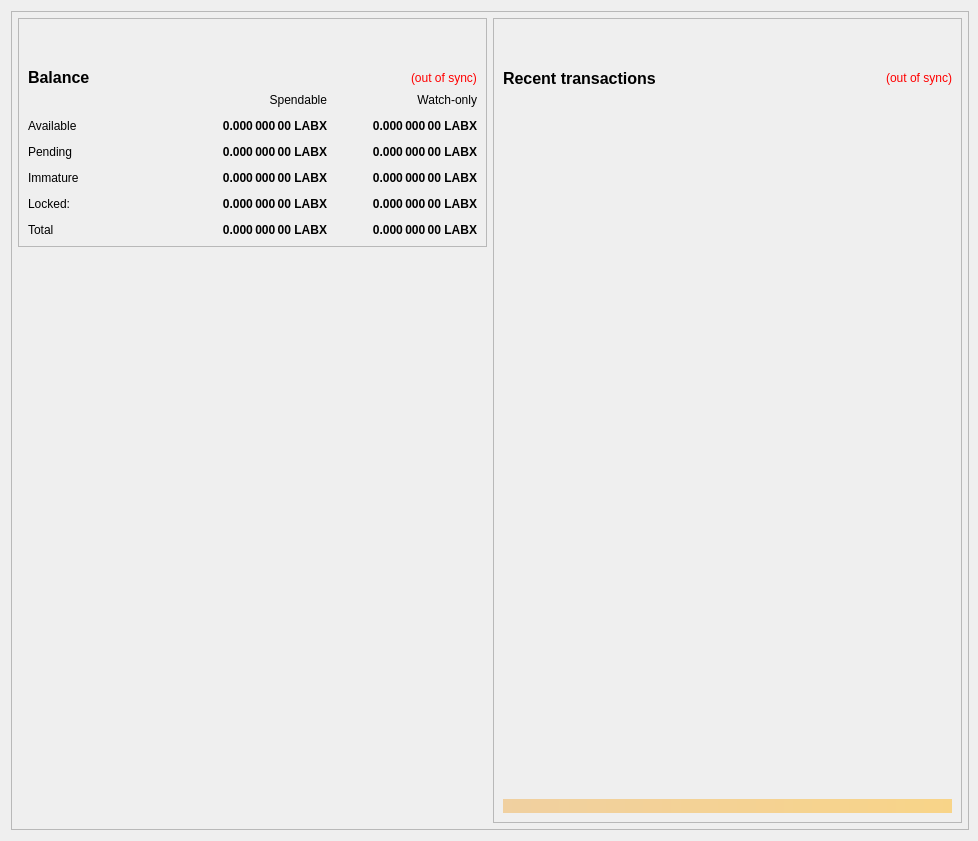
<?xml version="1.0" encoding="UTF-8"?>
<ui version="4.0">
 <class>OverviewPage</class>
 <widget class="QWidget" name="OverviewPage">
  <property name="geometry">
   <rect>
    <x>0</x>
    <y>0</y>
    <width>978</width>
    <height>841</height>
   </rect>
  </property>
  <property name="minimumSize">
   <size>
    <width>960</width>
    <height>682</height>
   </size>
  </property>
  <property name="font">
   <font>
    <weight>50</weight>
    <bold>false</bold>
   </font>
  </property>
  <property name="windowTitle">
   <string>Form</string>
  </property>
  <layout class="QVBoxLayout" name="topLayout" stretch="0">
   <property name="rightMargin">
    <number>9</number>
   </property>
   <item>
    <widget class="QFrame" name="frame_BG">
     <property name="minimumSize">
      <size>
       <width>850</width>
       <height>610</height>
      </size>
     </property>
     <property name="maximumSize">
      <size>
       <width>16777215</width>
       <height>16777215</height>
      </size>
     </property>
     <property name="frameShape">
      <enum>QFrame::StyledPanel</enum>
     </property>
     <property name="frameShadow">
      <enum>QFrame::Raised</enum>
     </property>
     <layout class="QVBoxLayout" name="verticalLayout_3" stretch="0">
      <property name="leftMargin">
       <number>0</number>
      </property>
      <property name="topMargin">
       <number>0</number>
      </property>
      <property name="rightMargin">
       <number>0</number>
      </property>
      <property name="bottomMargin">
       <number>6</number>
      </property>
      <item>
       <layout class="QVBoxLayout" name="verticalLayout_Master" stretch="0,1">
        <property name="leftMargin">
         <number>0</number>
        </property>
        <property name="topMargin">
         <number>0</number>
        </property>
        <property name="rightMargin">
         <number>0</number>
        </property>
        <property name="bottomMargin">
         <number>0</number>
        </property>
        <item>
         <widget class="QFrame" name="frame_Header">
          <layout class="QVBoxLayout" name="verticalLayout_Header">
           <property name="leftMargin">
            <number>0</number>
           </property>
           <property name="topMargin">
            <number>0</number>
           </property>
           <property name="rightMargin">
            <number>0</number>
           </property>
           <property name="bottomMargin">
            <number>0</number>
           </property>
          </layout>
         </widget>
        </item>
        <item>
         <widget class="QFrame" name="frame_Content">
          <layout class="QVBoxLayout" name="verticalLayout_Content">
           <property name="leftMargin">
            <number>6</number>
           </property>
           <property name="topMargin">
            <number>0</number>
           </property>
           <property name="rightMargin">
            <number>6</number>
           </property>
           <property name="bottomMargin">
            <number>0</number>
           </property>
           <item>
            <layout class="QHBoxLayout" name="horizontalLayout_Content" stretch="1,1">
             <property name="spacing">
              <number>6</number>
             </property>
             <item>
              <layout class="QVBoxLayout" name="verticalLayout_left" stretch="0,0">
               <item>
                <widget class="QFrame" name="frameBalances">
                 <property name="frameShape">
                  <enum>QFrame::StyledPanel</enum>
                 </property>
                 <property name="frameShadow">
                  <enum>QFrame::Raised</enum>
                 </property>
                 <layout class="QVBoxLayout" name="verticalLayout_4">
                  <item>
                   <spacer name="verticalSpacer_3">
                    <property name="orientation">
                     <enum>Qt::Vertical</enum>
                    </property>
                    <property name="sizeType">
                     <enum>QSizePolicy::Minimum</enum>
                    </property>
                    <property name="sizeHint" stdset="0">
                     <size>
                      <width>20</width>
                      <height>40</height>
                     </size>
                    </property>
                   </spacer>
                  </item>
                  <item>
                   <layout class="QHBoxLayout" name="hlBalancesHeader" stretch="2,0">
                    <property name="spacing">
                     <number>6</number>
                    </property>
                    <item>
                     <widget class="QLabel" name="labelBalances">
                      <property name="minimumSize">
                       <size>
                        <width>0</width>
                        <height>0</height>
                       </size>
                      </property>
                      <property name="font">
                       <font>
                        <pointsize>12</pointsize>
                        <weight>75</weight>
                        <bold>true</bold>
                       </font>
                      </property>
                      <property name="text">
                       <string>Balance</string>
                      </property>
                     </widget>
                    </item>
                    <item>
                     <widget class="QLabel" name="labelWalletStatus">
                      <property name="cursor">
                       <cursorShape>WhatsThisCursor</cursorShape>
                      </property>
                      <property name="toolTip">
                       <string>The displayed information may be out of date. Your wallet automatically synchronizes with the Stakinglab Coin network after a connection is established, but this process has not completed yet.</string>
                      </property>
                      <property name="styleSheet">
                       <string notr="true">QLabel { color: red; }</string>
                      </property>
                      <property name="text">
                       <string notr="true">(out of sync)</string>
                      </property>
                      <property name="alignment">
                       <set>Qt::AlignLeading|Qt::AlignLeft|Qt::AlignVCenter</set>
                      </property>
                     </widget>
                    </item>
                   </layout>
                  </item>
                  <item>
                   <layout class="QGridLayout" name="gridLayout">
                    <property name="horizontalSpacing">
                     <number>0</number>
                    </property>
                    <property name="verticalSpacing">
                     <number>12</number>
                    </property>
                    <item row="0" column="1">
                     <widget class="QLabel" name="labelSpendable">
                      <property name="text">
                       <string>Spendable</string>
                      </property>
                      <property name="alignment">
                       <set>Qt::AlignRight|Qt::AlignTrailing|Qt::AlignVCenter</set>
                      </property>
                     </widget>
                    </item>
                    <item row="0" column="2">
                     <widget class="QLabel" name="labelWatchonly">
                      <property name="text">
                       <string>Watch-only</string>
                      </property>
                      <property name="alignment">
                       <set>Qt::AlignRight|Qt::AlignTrailing|Qt::AlignVCenter</set>
                      </property>
                     </widget>
                    </item>
                    <item row="1" column="0">
                     <widget class="QLabel" name="labelAvailableText">
                      <property name="text">
                       <string>Available</string>
                      </property>
                      <property name="textInteractionFlags">
                       <set>Qt::NoTextInteraction</set>
                      </property>
                     </widget>
                    </item>
                    <item row="1" column="1">
                     <widget class="QLabel" name="labelAvailable">
                      <property name="font">
                       <font>
                        <weight>75</weight>
                        <bold>true</bold>
                       </font>
                      </property>
                      <property name="cursor">
                       <cursorShape>ArrowCursor</cursorShape>
                      </property>
                      <property name="toolTip">
                       <string>Your current spendable balance</string>
                      </property>
                      <property name="text">
                       <string notr="true">0.000 000 00 LABX</string>
                      </property>
                      <property name="alignment">
                       <set>Qt::AlignRight|Qt::AlignTrailing|Qt::AlignVCenter</set>
                      </property>
                      <property name="textInteractionFlags">
                       <set>Qt::NoTextInteraction</set>
                      </property>
                     </widget>
                    </item>
                    <item row="1" column="2">
                     <widget class="QLabel" name="labelWatchAvailable">
                      <property name="font">
                       <font>
                        <weight>75</weight>
                        <bold>true</bold>
                       </font>
                      </property>
                      <property name="cursor">
                       <cursorShape>ArrowCursor</cursorShape>
                      </property>
                      <property name="toolTip">
                       <string>Your current balance in watch-only addresses</string>
                      </property>
                      <property name="text">
                       <string notr="true">0.000 000 00 LABX</string>
                      </property>
                      <property name="alignment">
                       <set>Qt::AlignRight|Qt::AlignTrailing|Qt::AlignVCenter</set>
                      </property>
                      <property name="textInteractionFlags">
                       <set>Qt::NoTextInteraction</set>
                      </property>
                     </widget>
                    </item>
                    <item row="2" column="0">
                     <widget class="QLabel" name="labelPendingText">
                      <property name="text">
                       <string>Pending</string>
                      </property>
                      <property name="textInteractionFlags">
                       <set>Qt::NoTextInteraction</set>
                      </property>
                     </widget>
                    </item>
                    <item row="2" column="1">
                     <widget class="QLabel" name="labelPending">
                      <property name="font">
                       <font>
                        <weight>75</weight>
                        <bold>true</bold>
                       </font>
                      </property>
                      <property name="cursor">
                       <cursorShape>ArrowCursor</cursorShape>
                      </property>
                      <property name="toolTip">
                       <string>Total of transactions that have yet to be confirmed, and do not yet count toward the spendable balance</string>
                      </property>
                      <property name="text">
                       <string notr="true">0.000 000 00 LABX</string>
                      </property>
                      <property name="alignment">
                       <set>Qt::AlignRight|Qt::AlignTrailing|Qt::AlignVCenter</set>
                      </property>
                      <property name="textInteractionFlags">
                       <set>Qt::NoTextInteraction</set>
                      </property>
                     </widget>
                    </item>
                    <item row="2" column="2">
                     <widget class="QLabel" name="labelWatchPending">
                      <property name="font">
                       <font>
                        <weight>75</weight>
                        <bold>true</bold>
                       </font>
                      </property>
                      <property name="cursor">
                       <cursorShape>ArrowCursor</cursorShape>
                      </property>
                      <property name="toolTip">
                       <string>Unconfirmed transactions to watch-only addresses</string>
                      </property>
                      <property name="text">
                       <string notr="true">0.000 000 00 LABX</string>
                      </property>
                      <property name="alignment">
                       <set>Qt::AlignRight|Qt::AlignTrailing|Qt::AlignVCenter</set>
                      </property>
                      <property name="textInteractionFlags">
                       <set>Qt::NoTextInteraction</set>
                      </property>
                     </widget>
                    </item>
                    <item row="3" column="0">
                     <widget class="QLabel" name="labelImmatureText">
                      <property name="text">
                       <string>Immature</string>
                      </property>
                      <property name="textInteractionFlags">
                       <set>Qt::NoTextInteraction</set>
                      </property>
                     </widget>
                    </item>
                    <item row="3" column="1">
                     <widget class="QLabel" name="labelImmature">
                      <property name="font">
                       <font>
                        <weight>75</weight>
                        <bold>true</bold>
                       </font>
                      </property>
                      <property name="cursor">
                       <cursorShape>ArrowCursor</cursorShape>
                      </property>
                      <property name="toolTip">
                       <string>Staked or masternode rewards that has not yet matured</string>
                      </property>
                      <property name="text">
                       <string notr="true">0.000 000 00 LABX</string>
                      </property>
                      <property name="alignment">
                       <set>Qt::AlignRight|Qt::AlignTrailing|Qt::AlignVCenter</set>
                      </property>
                      <property name="textInteractionFlags">
                       <set>Qt::NoTextInteraction</set>
                      </property>
                     </widget>
                    </item>
                    <item row="3" column="2">
                     <widget class="QLabel" name="labelWatchImmature">
                      <property name="font">
                       <font>
                        <weight>75</weight>
                        <bold>true</bold>
                       </font>
                      </property>
                      <property name="cursor">
                       <cursorShape>ArrowCursor</cursorShape>
                      </property>
                      <property name="toolTip">
                       <string>Staked or masternode rewards in watch-only addresses that has not yet matured</string>
                      </property>
                      <property name="text">
                       <string notr="true">0.000 000 00 LABX</string>
                      </property>
                      <property name="alignment">
                       <set>Qt::AlignRight|Qt::AlignTrailing|Qt::AlignVCenter</set>
                      </property>
                      <property name="textInteractionFlags">
                       <set>Qt::NoTextInteraction</set>
                      </property>
                     </widget>
                    </item>
                    <item row="4" column="0">
                     <widget class="QLabel" name="labelLockedText">
                      <property name="toolTip">
                       <string>Locked LABX or Masternode collaterals.</string>
                      </property>
                      <property name="text">
                       <string>Locked:</string>
                      </property>
                     </widget>
                    </item>
                    <item row="4" column="1">
                     <widget class="QLabel" name="labelLocked">
                      <property name="font">
                       <font>
                        <weight>75</weight>
                        <bold>true</bold>
                       </font>
                      </property>
                      <property name="cursor">
                       <cursorShape>ArrowCursor</cursorShape>
                      </property>
                      <property name="toolTip">
                       <string>Locked LABX or Masternode collaterals.</string>
                      </property>
                      <property name="text">
                       <string notr="true">0.000 000 00 LABX</string>
                      </property>
                      <property name="alignment">
                       <set>Qt::AlignRight|Qt::AlignTrailing|Qt::AlignVCenter</set>
                      </property>
                      <property name="textInteractionFlags">
                       <set>Qt::NoTextInteraction</set>
                      </property>
                     </widget>
                    </item>
                    <item row="4" column="2">
                     <widget class="QLabel" name="labelWatchLocked">
                      <property name="font">
                       <font>
                        <weight>75</weight>
                        <bold>true</bold>
                       </font>
                      </property>
                      <property name="cursor">
                       <cursorShape>ArrowCursor</cursorShape>
                      </property>
                      <property name="toolTip">
                       <string>Current locked balance in watch-only addresses</string>
                      </property>
                      <property name="text">
                       <string notr="true">0.000 000 00 LABX</string>
                      </property>
                      <property name="alignment">
                       <set>Qt::AlignRight|Qt::AlignTrailing|Qt::AlignVCenter</set>
                      </property>
                      <property name="textInteractionFlags">
                       <set>Qt::NoTextInteraction</set>
                      </property>
                     </widget>
                    </item>
                    <item row="5" column="0">
                     <widget class="QLabel" name="labelTotalText">
                      <property name="text">
                       <string>Total</string>
                      </property>
                      <property name="textInteractionFlags">
                       <set>Qt::NoTextInteraction</set>
                      </property>
                     </widget>
                    </item>
                    <item row="5" column="1">
                     <widget class="QLabel" name="labelTotal">
                      <property name="font">
                       <font>
                        <weight>75</weight>
                        <bold>true</bold>
                       </font>
                      </property>
                      <property name="cursor">
                       <cursorShape>ArrowCursor</cursorShape>
                      </property>
                      <property name="toolTip">
                       <string>Your current total balance</string>
                      </property>
                      <property name="text">
                       <string notr="true">0.000 000 00 LABX</string>
                      </property>
                      <property name="alignment">
                       <set>Qt::AlignRight|Qt::AlignTrailing|Qt::AlignVCenter</set>
                      </property>
                      <property name="textInteractionFlags">
                       <set>Qt::NoTextInteraction</set>
                      </property>
                     </widget>
                    </item>
                    <item row="5" column="2">
                     <widget class="QLabel" name="labelWatchTotal">
                      <property name="font">
                       <font>
                        <weight>75</weight>
                        <bold>true</bold>
                       </font>
                      </property>
                      <property name="cursor">
                       <cursorShape>ArrowCursor</cursorShape>
                      </property>
                      <property name="toolTip">
                       <string>Current total balance in watch-only addresses</string>
                      </property>
                      <property name="text">
                       <string notr="true">0.000 000 00 LABX</string>
                      </property>
                      <property name="alignment">
                       <set>Qt::AlignRight|Qt::AlignTrailing|Qt::AlignVCenter</set>
                      </property>
                      <property name="textInteractionFlags">
                       <set>Qt::NoTextInteraction</set>
                      </property>
                     </widget>
                    </item>
                   </layout>
                  </item>
                 </layout>
                </widget>
               </item>
               <item>
                <spacer name="verticalSpacer">
                 <property name="orientation">
                  <enum>Qt::Vertical</enum>
                 </property>
                 <property name="sizeHint" stdset="0">
                  <size>
                   <width>20</width>
                   <height>40</height>
                  </size>
                 </property>
                </spacer>
               </item>
              </layout>
             </item>
             <item>
              <layout class="QVBoxLayout" name="verticalLayout_right" stretch="1">
               <item>
                <widget class="QFrame" name="frame_RecentTransactions">
                 <property name="minimumSize">
                  <size>
                   <width>0</width>
                   <height>0</height>
                  </size>
                 </property>
                 <property name="frameShape">
                  <enum>QFrame::StyledPanel</enum>
                 </property>
                 <property name="frameShadow">
                  <enum>QFrame::Raised</enum>
                 </property>
                 <layout class="QVBoxLayout" name="verticalLayout_1" stretch="0,0,0,0,0">
                  <item>
                   <spacer name="verticalSpacer_4">
                    <property name="orientation">
                     <enum>Qt::Vertical</enum>
                    </property>
                    <property name="sizeType">
                     <enum>QSizePolicy::Minimum</enum>
                    </property>
                    <property name="sizeHint" stdset="0">
                     <size>
                      <width>20</width>
                      <height>40</height>
                     </size>
                    </property>
                   </spacer>
                  </item>
                  <item>
                   <layout class="QHBoxLayout" name="horizontalLayout_2" stretch="2,0">
                    <property name="spacing">
                     <number>3</number>
                    </property>
                    <item>
                     <widget class="QLabel" name="labelRecentTransactions">
                      <property name="minimumSize">
                       <size>
                        <width>0</width>
                        <height>20</height>
                       </size>
                      </property>
                      <property name="font">
                       <font>
                        <pointsize>12</pointsize>
                        <weight>75</weight>
                        <bold>true</bold>
                       </font>
                      </property>
                      <property name="text">
                       <string>Recent transactions</string>
                      </property>
                     </widget>
                    </item>
                    <item>
                     <widget class="QLabel" name="labelTransactionsStatus">
                      <property name="cursor">
                       <cursorShape>WhatsThisCursor</cursorShape>
                      </property>
                      <property name="toolTip">
                       <string>The displayed information may be out of date. Your wallet automatically synchronizes with the Stakinglab Coin network after a connection is established, but this process has not completed yet.</string>
                      </property>
                      <property name="styleSheet">
                       <string notr="true">QLabel { color: red; }</string>
                      </property>
                      <property name="text">
                       <string notr="true">(out of sync)</string>
                      </property>
                      <property name="alignment">
                       <set>Qt::AlignRight|Qt::AlignTrailing|Qt::AlignVCenter</set>
                      </property>
                     </widget>
                    </item>
                   </layout>
                  </item>
                  <item>
                   <widget class="QListView" name="listTransactions">
                    <property name="minimumSize">
                     <size>
                      <width>0</width>
                      <height>400</height>
                     </size>
                    </property>
                    <property name="styleSheet">
                     <string notr="true">QListView { background: transparent; }</string>
                    </property>
                    <property name="frameShape">
                     <enum>QFrame::NoFrame</enum>
                    </property>
                    <property name="verticalScrollBarPolicy">
                     <enum>Qt::ScrollBarAsNeeded</enum>
                    </property>
                    <property name="horizontalScrollBarPolicy">
                     <enum>Qt::ScrollBarAlwaysOff</enum>
                    </property>
                    <property name="selectionMode">
                     <enum>QAbstractItemView::NoSelection</enum>
                    </property>
                   </widget>
                  </item>
                  <item>
                   <spacer name="verticalSpacer_2">
                    <property name="orientation">
                     <enum>Qt::Vertical</enum>
                    </property>
                    <property name="sizeType">
                     <enum>QSizePolicy::Expanding</enum>
                    </property>
                    <property name="sizeHint" stdset="0">
                     <size>
                      <width>20</width>
                      <height>40</height>
                     </size>
                    </property>
                   </spacer>
                  </item>
                  <item>
                   <widget class="QLabel" name="labelAlerts">
                    <property name="maximumSize">
                     <size>
                      <width>16777215</width>
                      <height>16777215</height>
                     </size>
                    </property>
                    <property name="styleSheet">
                     <string notr="true">background-color: qlineargradient(x1: 0, y1: 0, x2: 1, y2: 0, stop:0 #F0D0A0, stop:1 #F8D488); color:#000000;</string>
                    </property>
                    <property name="text">
                     <string/>
                    </property>
                    <property name="wordWrap">
                     <bool>true</bool>
                    </property>
                    <property name="margin">
                     <number>3</number>
                    </property>
                   </widget>
                  </item>
                 </layout>
                </widget>
               </item>
              </layout>
             </item>
            </layout>
           </item>
          </layout>
         </widget>
        </item>
       </layout>
      </item>
     </layout>
    </widget>
   </item>
  </layout>
 </widget>
 <resources/>
 <connections/>
</ui>
